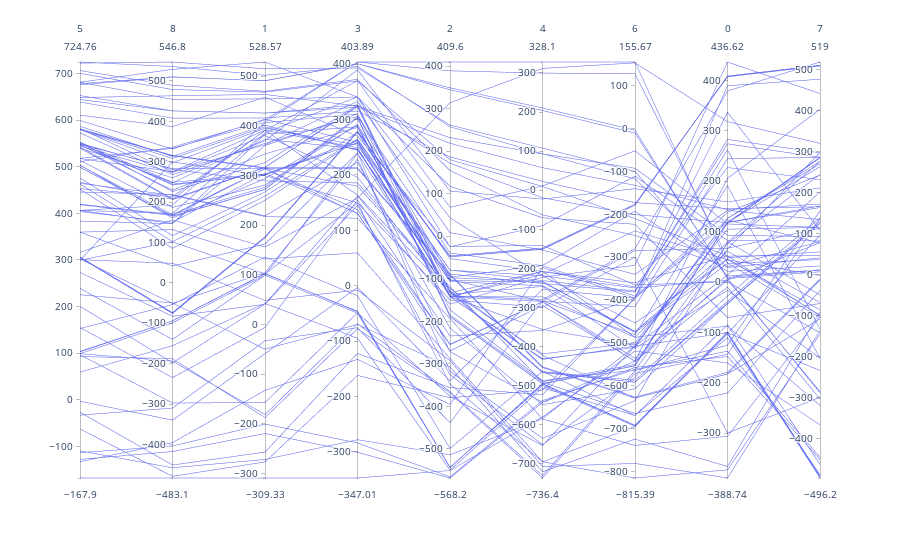

Source (notebook cell):
### Code cell
ex.parallel_coordinates(data*axis_signs)
